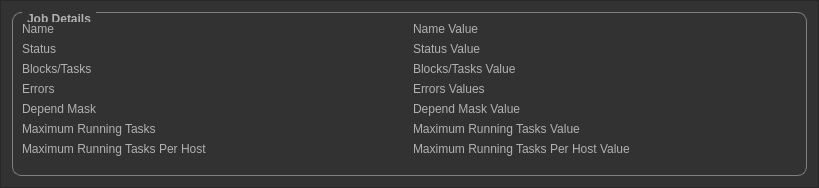
<?xml version="1.0" encoding="UTF-8"?>
<ui version="4.0">
 <class>Frame</class>
 <widget class="QFrame" name="Frame">
  <property name="geometry">
   <rect>
    <x>0</x>
    <y>0</y>
    <width>819</width>
    <height>188</height>
   </rect>
  </property>
  <property name="windowTitle">
   <string>Frame</string>
  </property>
  <property name="styleSheet">
   <string notr="true">QGroupBox {
	font-weight: bold;
    border: 1px solid gray;
    border-radius: 9px;
    margin-top: 0.5em;
}
QGroupBox::title {
    subcontrol-origin: margin;
    left: 10px;
    padding: 0 3px 0 3px;
}


QToolTip
{
     border: 1px solid black;
     background-color: #ffa02f;
     padding: 1px;
     border-radius: 3px;
     opacity: 100;
}

QWidget
{
    color: #b1b1b1;
    background-color: #323232;
}

QWidget:item:hover
{
    /*background-color: QLinearGradient( x1: 0, y1: 0, x2: 0, y2: 1, stop: 0 #ffa02f, stop: 1 #ca0619);*/
    color: #ffffff;
}

QWidget:item:selected
{
    /*background-color: QLinearGradient( x1: 0, y1: 0, x2: 0, y2: 1, stop: 0 #ffa02f, stop: 1 #d7801a);*/
}

QMenuBar::item
{
    background: transparent;
}

QMenuBar::item:selected
{
    background: transparent;
    border: 1px solid #ffaa00;
}

QMenuBar::item:pressed
{
    background: #444;
    border: 1px solid #000;
    background-color: QLinearGradient(
        x1:0, y1:0,
        x2:0, y2:1,
        stop:1 #212121,
        stop:0.4 #343434/*,
        stop:0.2 #343434,
        stop:0.1 #ffaa00*/
    );
    margin-bottom:-1px;
    padding-bottom:1px;
}

QMenu
{
    border: 1px solid #000;
}

QMenu::item
{
    padding: 2px 20px 2px 20px;
}

QMenu::item:selected
{
    color: #000000;
}

QWidget:disabled
{
    color: #404040;
    background-color: #323232;
}

QAbstractItemView
{
    background-color: QLinearGradient( x1: 0, y1: 0, x2: 0, y2: 1, stop: 0 #4d4d4d, stop: 0.1 #646464, stop: 1 #5d5d5d);
}

QWidget:focus
{
    /*border: 2px solid QLinearGradient( x1: 0, y1: 0, x2: 0, y2: 1, stop: 0 #ffa02f, stop: 1 #d7801a);*/
}

QLineEdit
{
    background-color: QLinearGradient( x1: 0, y1: 0, x2: 0, y2: 1, stop: 0 #4d4d4d, stop: 0 #646464, stop: 1 #5d5d5d);
    padding: 1px;
    border-style: solid;
    border: 1px solid #1e1e1e;
    border-radius: 5;
}

QPushButton
{
    color: #b1b1b1;
    background-color: QLinearGradient( x1: 0, y1: 0, x2: 0, y2: 1, stop: 0 #565656, stop: 0.1 #525252, stop: 0.5 #4e4e4e, stop: 0.9 #4a4a4a, stop: 1 #464646);
    border-width: 1px;
    border-color: #1e1e1e;
    border-style: solid;
    border-radius: 6;
    padding: 3px;
    font-size: 12px;
    padding-left: 5px;
    padding-right: 5px;
}

QPushButton:pressed
{
    background-color: QLinearGradient( x1: 0, y1: 0, x2: 0, y2: 1, stop: 0 #2d2d2d, stop: 0.1 #2b2b2b, stop: 0.5 #292929, stop: 0.9 #282828, stop: 1 #252525);
}

QComboBox
{
    selection-background-color: #ffaa00;
    background-color: QLinearGradient( x1: 0, y1: 0, x2: 0, y2: 1, stop: 0 #565656, stop: 0.1 #525252, stop: 0.5 #4e4e4e, stop: 0.9 #4a4a4a, stop: 1 #464646);
    border-style: solid;
    border: 1px solid #1e1e1e;
    border-radius: 5;
}

QComboBox:hover,QPushButton:hover
{
    border: 2px solid QLinearGradient( x1: 0, y1: 0, x2: 0, y2: 1, stop: 0 #ffa02f, stop: 1 #d7801a);
}


QComboBox:on
{
    padding-top: 3px;
    padding-left: 4px;
    background-color: QLinearGradient( x1: 0, y1: 0, x2: 0, y2: 1, stop: 0 #2d2d2d, stop: 0.1 #2b2b2b, stop: 0.5 #292929, stop: 0.9 #282828, stop: 1 #252525);
    selection-background-color: #ffaa00;
}

QComboBox QAbstractItemView
{
    border: 2px solid darkgray;
    selection-background-color: QLinearGradient( x1: 0, y1: 0, x2: 0, y2: 1, stop: 0 #ffa02f, stop: 1 #d7801a);
}

QComboBox::drop-down
{
     subcontrol-origin: padding;
     subcontrol-position: top right;
     width: 15px;

     border-left-width: 0px;
     border-left-color: darkgray;
     border-left-style: solid; /* just a single line */
     border-top-right-radius: 3px; /* same radius as the QComboBox */
     border-bottom-right-radius: 3px;
 }

QComboBox::down-arrow
{
     image: url(:/down_arrow.png);
}

QGroupBox:focus
{
border: 2px solid QLinearGradient( x1: 0, y1: 0, x2: 0, y2: 1, stop: 0 #ffa02f, stop: 1 #d7801a);
}

QTextEdit:focus
{
    border: 2px solid QLinearGradient( x1: 0, y1: 0, x2: 0, y2: 1, stop: 0 #ffa02f, stop: 1 #d7801a);
}

QScrollBar:horizontal {
     border: 1px solid #222222;
     /*background: QLinearGradient( x1: 0, y1: 0, x2: 0, y2: 1, stop: 0.0 #121212, stop: 0.2 #282828, stop: 1 #484848);*/
     /*height: 7px;*/
     margin: 0px 16px 0 16px;
}

QScrollBar::handle:horizontal
{
      /*background: QLinearGradient( x1: 0, y1: 0, x2: 1, y2: 0, stop: 0 #ffa02f, stop: 0.5 #d7801a, stop: 1 #ffa02f);*/
      min-height: 20px;
      border-radius: 2px;
}

QScrollBar::add-line:horizontal {
      border: 1px solid #1b1b19;
      border-radius: 2px;
      /*background: QLinearGradient( x1: 0, y1: 0, x2: 1, y2: 0, stop: 0 #ffa02f, stop: 1 #d7801a);*/
      width: 14px;
      subcontrol-position: right;
      subcontrol-origin: margin;
}

QScrollBar::sub-line:horizontal {
      border: 1px solid #1b1b19;
      border-radius: 2px;
      /*background: QLinearGradient( x1: 0, y1: 0, x2: 1, y2: 0, stop: 0 #ffa02f, stop: 1 #d7801a);*/
      width: 14px;
      subcontrol-position: left;
      subcontrol-origin: margin;
}

QScrollBar::right-arrow:horizontal, QScrollBar::left-arrow:horizontal
{
      border: 1px solid black;
      width: 1px;
      height: 1px;
      background: white;
}

QScrollBar::add-page:horizontal, QScrollBar::sub-page:horizontal
{
      background: none;
}

QScrollBar:vertical
{
      /*background: QLinearGradient( x1: 0, y1: 0, x2: 1, y2: 0, stop: 0.0 #121212, stop: 0.2 #282828, stop: 1 #484848);*/
      /*width: 7px;*/
      margin: 16px 0 16px 0;
      border: 1px solid #222222;
}

QScrollBar::handle:vertical
{
      /*background: QLinearGradient( x1: 0, y1: 0, x2: 0, y2: 1, stop: 0 #ffa02f, stop: 0.5 #d7801a, stop: 1 #ffa02f);*/
      min-height: 20px;
      border-radius: 2px;
}

QScrollBar::add-line:vertical
{
      border: 1px solid #1b1b19;
      border-radius: 2px;
      /*background: QLinearGradient( x1: 0, y1: 0, x2: 0, y2: 1, stop: 0 #ffa02f, stop: 1 #d7801a);*/
      height: 14px;
      subcontrol-position: bottom;
      subcontrol-origin: margin;
}

QScrollBar::sub-line:vertical
{
      border: 1px solid #1b1b19;
      border-radius: 2px;
      /*background: QLinearGradient( x1: 0, y1: 0, x2: 0, y2: 1, stop: 0 #d7801a, stop: 1 #ffa02f);*/
      height: 14px;
      subcontrol-position: top;
      subcontrol-origin: margin;
}

QScrollBar::up-arrow:vertical, QScrollBar::down-arrow:vertical
{
      border: 1px solid black;
      width: 1px;
      height: 1px;
      background: white;
}


QScrollBar::add-page:vertical, QScrollBar::sub-page:vertical
{
      background: none;
}

QTextEdit
{
    background-color: #242424;
}

QPlainTextEdit
{
    background-color: #242424;
}

QHeaderView::section
{
    background-color: QLinearGradient(x1:0, y1:0, x2:0, y2:1, stop:0 #616161, stop: 0.5 #505050, stop: 0.6 #434343, stop:1 #656565);
    color: white;
    padding-left: 4px;
    border: 1px solid #6c6c6c;
}

QCheckBox:disabled
{
color: #414141;
}

QDockWidget::title
{
    text-align: center;
    spacing: 3px; /* spacing between items in the tool bar */
    background-color: QLinearGradient(x1:0, y1:0, x2:0, y2:1, stop:0 #323232, stop: 0.5 #242424, stop:1 #323232);
}

QDockWidget::close-button, QDockWidget::float-button
{
    text-align: center;
    spacing: 1px; /* spacing between items in the tool bar */
    background-color: QLinearGradient(x1:0, y1:0, x2:0, y2:1, stop:0 #323232, stop: 0.5 #242424, stop:1 #323232);
}

QDockWidget::close-button:hover, QDockWidget::float-button:hover
{
    background: #242424;
}

QDockWidget::close-button:pressed, QDockWidget::float-button:pressed
{
    padding: 1px -1px -1px 1px;
}

QMainWindow::separator
{
    background-color: QLinearGradient(x1:0, y1:0, x2:0, y2:1, stop:0 #161616, stop: 0.5 #151515, stop: 0.6 #212121, stop:1 #343434);
    color: white;
    padding-left: 4px;
    border: 1px solid #4c4c4c;
    spacing: 3px; /* spacing between items in the tool bar */
}

QMainWindow::separator:hover
{

    background-color: QLinearGradient(x1:0, y1:0, x2:0, y2:1, stop:0 #d7801a, stop:0.5 #b56c17 stop:1 #ffa02f);
    color: white;
    padding-left: 4px;
    border: 1px solid #6c6c6c;
    spacing: 3px; /* spacing between items in the tool bar */
}

QToolBar::handle
{
     spacing: 3px; /* spacing between items in the tool bar */
     background: url(:/images/handle.png);
}

QMenu::separator
{
    height: 2px;
    background-color: QLinearGradient(x1:0, y1:0, x2:0, y2:1, stop:0 #161616, stop: 0.5 #151515, stop: 0.6 #212121, stop:1 #343434);
    color: white;
    padding-left: 4px;
    margin-left: 10px;
    margin-right: 5px;
}

QProgressBar
{
    border: 2px solid grey;
    border-radius: 5px;
    text-align: center;
}

QProgressBar::chunk
{
    background-color: #525252;
    width: 2.15px;
    margin: 0.5px;
}

QTabBar::tab {
    color: #b1b1b1;
    border: 1px solid #444;
    border-bottom-style: none;
    background-color: #323232;
    padding-left: 10px;
    padding-right: 10px;
    padding-top: 3px;
    padding-bottom: 2px;
    margin-right: -1px;
}

QTabWidget::pane {
    border: 1px solid #444;
    top: 1px;
}

QTabBar::tab:last
{
    margin-right: 0; /* the last selected tab has nothing to overlap with on the right */
    border-top-right-radius: 3px;
}

QTabBar::tab:first:!selected
{
 margin-left: 0px; /* the last selected tab has nothing to overlap with on the right */


    border-top-left-radius: 3px;
}

QTabBar::tab:!selected
{
    color: #b1b1b1;
    border-bottom-style: solid;
    margin-top: 3px;
    background-color: QLinearGradient(x1:0, y1:0, x2:0, y2:1, stop:1 #212121, stop:.4 #343434);
}

QTabBar::tab:selected
{
    border-top-left-radius: 3px;
    border-top-right-radius: 3px;
    margin-bottom: 0px;
}

QTabBar::tab:!selected:hover
{
    /*border-top: 2px solid #ffaa00;
    padding-bottom: 3px;*/
    border-top-left-radius: 3px;
    border-top-right-radius: 3px;
    background-color: QLinearGradient(x1:0, y1:0, x2:0, y2:1, stop:1 #212121, stop:0.4 #343434, stop:0.2 #343434, stop:0.1 #ffaa00);
}

QRadioButton::indicator:checked, QRadioButton::indicator:unchecked{
    color: #b1b1b1;
    background-color: #323232;
    border: 1px solid #b1b1b1;
    border-radius: 6px;
}

QRadioButton::indicator:checked
{
    background-color: qradialgradient(
        cx: 0.5, cy: 0.5,
        fx: 0.5, fy: 0.5,
        radius: 1.0,
        stop: 0.25 #ffaa00,
        stop: 0.3 #323232
    );
}

QCheckBox::indicator{
    color: #b1b1b1;
    background-color: #323232;
    border: 1px solid #b1b1b1;
    width: 9px;
    height: 9px;
}

QRadioButton::indicator
{
    border-radius: 6px;
}

QRadioButton::indicator:hover, QCheckBox::indicator:hover
{
    border: 1px solid #ffaa00;
}

QCheckBox::indicator:checked
{
    image:url(:/images/checkbox.png);
}

QCheckBox::indicator:disabled, QRadioButton::indicator:disabled
{
    border: 1px solid #444;
}

QTreeView {
   alternate-background-color: #323232;
}

QHeaderView::section {
	background-color: #323232;
}

</string>
  </property>
  <property name="frameShape">
   <enum>QFrame::StyledPanel</enum>
  </property>
  <property name="frameShadow">
   <enum>QFrame::Raised</enum>
  </property>
  <layout class="QVBoxLayout" name="verticalLayout">
   <item>
    <widget class="QGroupBox" name="jobGroup">
     <property name="sizePolicy">
      <sizepolicy hsizetype="Minimum" vsizetype="Minimum">
       <horstretch>0</horstretch>
       <verstretch>0</verstretch>
      </sizepolicy>
     </property>
     <property name="title">
      <string>Job Details</string>
     </property>
     <layout class="QGridLayout" name="gridLayout">
      <item row="0" column="0">
       <widget class="QLabel" name="label">
        <property name="text">
         <string>Name</string>
        </property>
       </widget>
      </item>
      <item row="0" column="1">
       <widget class="QLabel" name="jobNameValue">
        <property name="text">
         <string>Name Value</string>
        </property>
       </widget>
      </item>
      <item row="1" column="0">
       <widget class="QLabel" name="label_3">
        <property name="text">
         <string>Status</string>
        </property>
       </widget>
      </item>
      <item row="2" column="1">
       <widget class="QLabel" name="jobTasksValue">
        <property name="text">
         <string>Blocks/Tasks Value</string>
        </property>
       </widget>
      </item>
      <item row="6" column="1">
       <widget class="QLabel" name="jobMaximumRunningValue">
        <property name="text">
         <string>Maximum Running Tasks Value</string>
        </property>
       </widget>
      </item>
      <item row="8" column="0" colspan="2">
       <spacer name="verticalSpacer_3">
        <property name="orientation">
         <enum>Qt::Vertical</enum>
        </property>
        <property name="sizeHint" stdset="0">
         <size>
          <width>20</width>
          <height>1</height>
         </size>
        </property>
       </spacer>
      </item>
      <item row="3" column="1">
       <widget class="QLabel" name="jobErrorsValue">
        <property name="text">
         <string>Errors Values</string>
        </property>
       </widget>
      </item>
      <item row="1" column="1">
       <widget class="QLabel" name="jobStatusValue">
        <property name="text">
         <string>Status Value</string>
        </property>
       </widget>
      </item>
      <item row="7" column="1">
       <widget class="QLabel" name="jobMaximumRunningPerHostValue">
        <property name="text">
         <string>Maximum Running Tasks Per Host Value</string>
        </property>
       </widget>
      </item>
      <item row="6" column="0">
       <widget class="QLabel" name="label_11">
        <property name="text">
         <string>Maximum Running Tasks</string>
        </property>
       </widget>
      </item>
      <item row="4" column="1">
       <widget class="QLabel" name="jobDependMaskValue">
        <property name="text">
         <string>Depend Mask Value</string>
        </property>
       </widget>
      </item>
      <item row="7" column="0">
       <widget class="QLabel" name="label_12">
        <property name="text">
         <string>Maximum Running Tasks Per Host</string>
        </property>
       </widget>
      </item>
      <item row="2" column="0">
       <widget class="QLabel" name="label_5">
        <property name="text">
         <string>Blocks/Tasks</string>
        </property>
       </widget>
      </item>
      <item row="3" column="0">
       <widget class="QLabel" name="label_7">
        <property name="text">
         <string>Errors</string>
        </property>
       </widget>
      </item>
      <item row="4" column="0">
       <widget class="QLabel" name="label_9">
        <property name="text">
         <string>Depend Mask</string>
        </property>
       </widget>
      </item>
     </layout>
    </widget>
   </item>
  </layout>
 </widget>
 <resources/>
 <connections/>
</ui>
